Frame 1 (no input): blank canvas, image omitted
Frame 60 (no input): blank canvas, image omitted
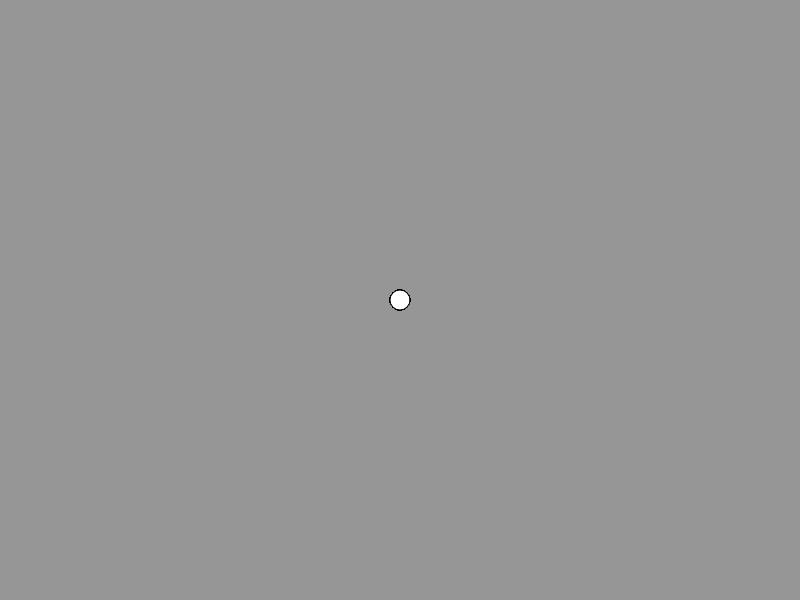
Frame 120 (the mouse pressed at the canvas centre since frame 60)

The p5.js sketch whose frames 1 and 60 were blank and that drew this single picture after the mouse press (run headless with seeded random() and noise() and a simulated clock; from frame 60 on, the mouse is pressed at the canvas centre):

// p5.js sketch
// ── sketch.js

function setup() {
  createCanvas(800, 600);
}

function draw() {
  fill(mouseX,mouseY);
  circle(mouseX,mouseY,20);
}

function mousePressed(){
  background(150);
}
